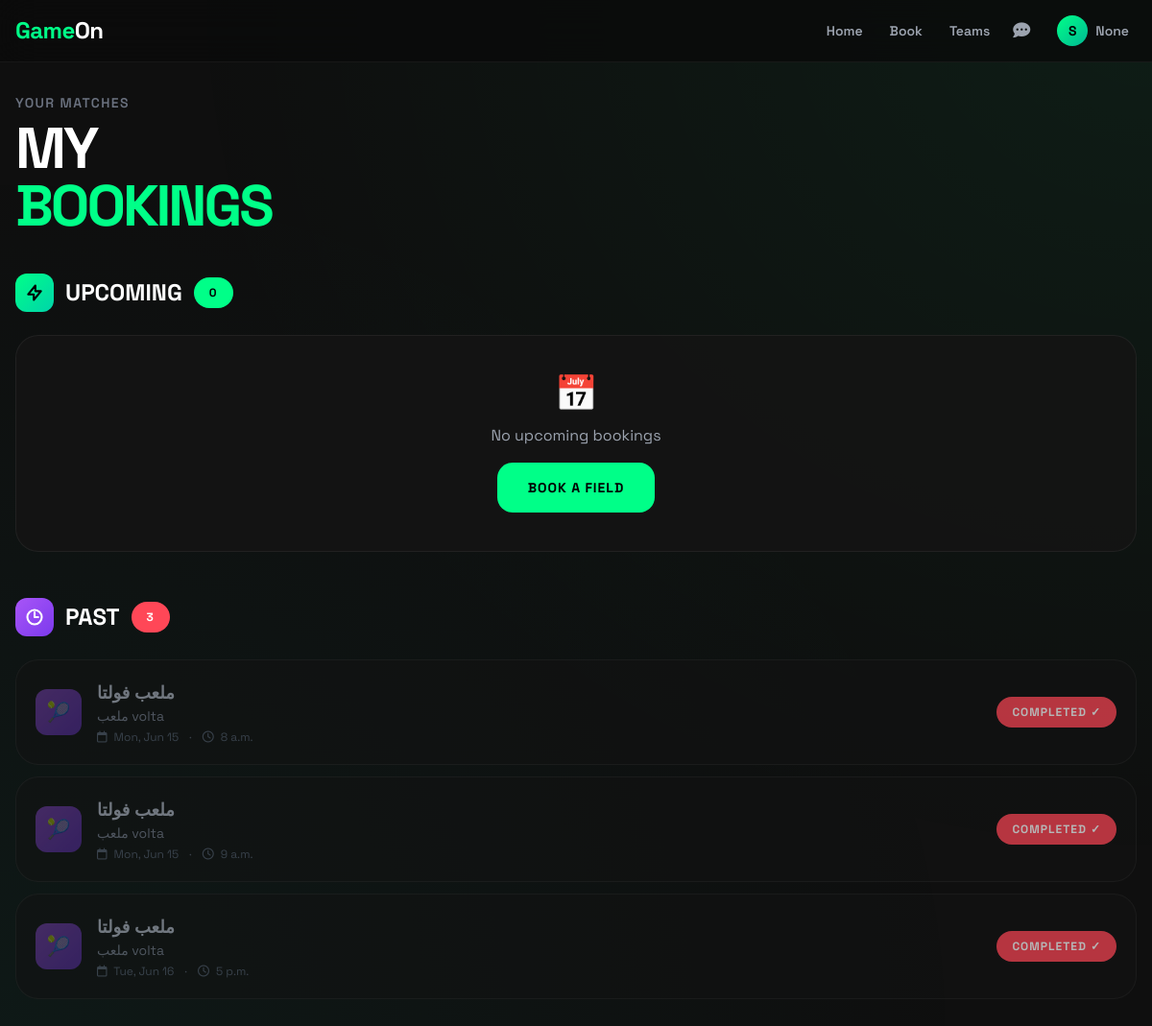
The page /booking/history/ (signed in) on the database as committed earlier.
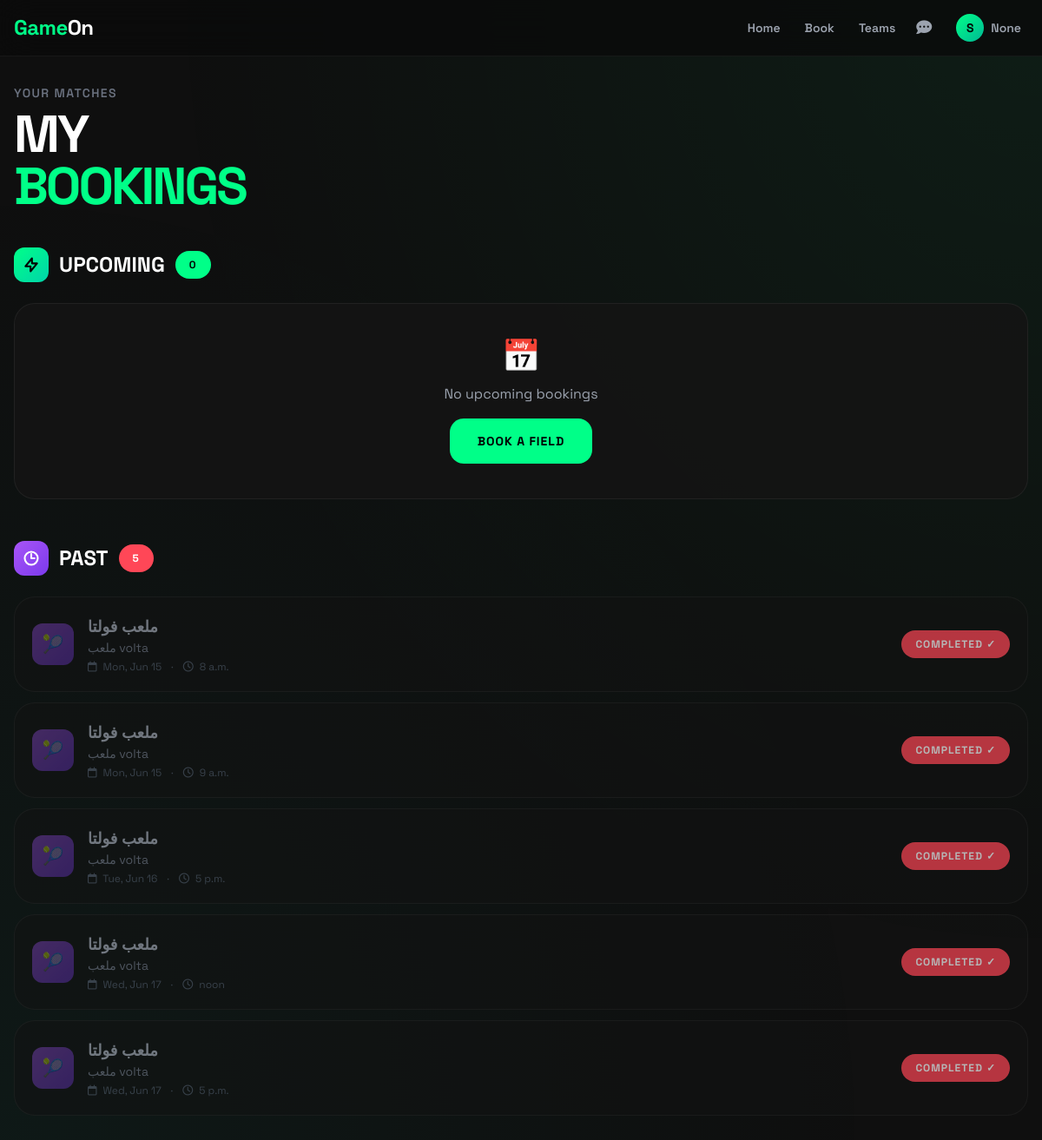
The same page on the database as committed later.
### venues/models.py (models this page shows, shortened)
class Booking(models.Model):
    STATUS_CHOICES = [
        ('PENDING', 'Pending'),
        ('CONFIRMED', 'Confirmed'),
        ('REJECTED', 'Rejected'),
        ('CANCELLED', 'Cancelled'),
    ]
    field = models.ForeignKey(Field, on_delete=models.CASCADE, related_name='bookings')
    player = models.ForeignKey(settings.AUTH_USER_MODEL, on_delete=models.CASCADE, related_name='bookings')
    slot = models.ForeignKey(VenueSlot, on_delete=models.CASCADE, related_name='bookings')
    booking_date = models.DateField()
    start_time = models.TimeField()
    end_time = models.TimeField()
    status = models.CharField(max_length=20, choices=STATUS_CHOICES, default='CONFIRMED')
    notes = models.TextField(blank=True, null=True)
    created_at = models.DateTimeField(auto_now_add=True)
    class Meta:
        indexes = [
            models.Index(fields=['booking_date', 'status']),
            models.Index(fields=['player', '-created_at']),
            models.Index(fields=['field', 'booking_date']),
        ]
        ordering = ['-created_at']

class Field(models.Model):
    venue = models.ForeignKey(Venue, on_delete=models.CASCADE, related_name='fields')
    name = models.CharField(max_length=200)
    sport_type = models.CharField(max_length=20, choices=Venue.SPORT_CHOICES)
    description = models.TextField(blank=True)
    price_per_hour = models.DecimalField(max_digits=10, decimal_places=2, validators=[MinValueValidator(0)])
    is_active = models.BooleanField(default=True)
    created_at = models.DateTimeField(auto_now_add=True)
    class Meta:
        indexes = [
            models.Index(fields=['venue', 'is_active']),
            models.Index(fields=['sport_type']),
        ]

class Venue(models.Model):
    SPORT_CHOICES = [
        ('FOOTBALL', 'Football'),
        ('CRICKET', 'Cricket'),
        ('BASKETBALL', 'Basketball'),
        ('TENNIS', 'Tennis'),
        ('BADMINTON', 'Badminton'),
        ('VOLLEYBALL', 'Volleyball'),
    ]
    owner = models.ForeignKey(settings.AUTH_USER_MODEL, on_delete=models.CASCADE, related_name='venues')
    name = models.CharField(max_length=200)
    address = models.TextField()
    city = models.CharField(max_length=100)
    sport_type = models.CharField(max_length=20, choices=SPORT_CHOICES)
    description = models.TextField(blank=True)
    created_at = models.DateTimeField(auto_now_add=True)

### booking/views.py (the view)
# urls.py: path('history/', views.booking_history, name='history'),
@player_required
def booking_history(request):
    from datetime import date, datetime
    today = date.today()
    now = datetime.now().time()
    all_bookings = Booking.objects.select_related(
        'field', 'field__venue', 'player'
    ).filter(player=request.user).order_by('booking_date', 'start_time')
    upcoming_bookings = []
    past_bookings = []
    for booking in all_bookings:
        if booking.booking_date > today:
            upcoming_bookings.append(booking)
        elif booking.booking_date == today:
            booking_time = datetime.strptime(str(booking.start_time), '%H:%M:%S').time()
            if booking_time >= now:
                upcoming_bookings.append(booking)
            else:
                past_bookings.append(booking)
        else:
            past_bookings.append(booking)
    return render(request, 'booking/booking_history.html', {
        'upcoming_bookings': upcoming_bookings,
        'past_bookings': past_bookings,
    })

### accounts/models.py (called while the page is built)
    @property
    def is_player(self):
        return self.role == 'PLAYER'

### booking/templates/booking/booking_history.html (shortened to what the changed rows need)
{% extends 'base.html' %}
{% block content %}
<div class="animate-fade-up">
    <div class="mb-10">
        <h1 class="text-5xl md:text-6xl font-black tracking-tighter">
            MY<br><span class="text-[#00FF88]">BOOKINGS</span>
        </h1>
    </div>
    <div class="mb-12">
        <h2 class="text-2xl font-extrabold mb-6 flex items-center">
            <span class="card-icon-energy icon-green w-10 h-10 rounded-xl flex items-center justify-center mr-3">
                <svg class="w-5 h-5 text-black" fill="none" stroke="currentColor" viewBox="0 0 24 24">
                    <path stroke-linecap="round" stroke-linejoin="round" stroke-width="2.5" d="M13 10V3L4 14h7v7l9-11h-7z"/>
                </svg>
            </span>
            UPCOMING
            <span class="badge-fire badge-green text-xs ml-3">{{ upcoming_bookings|length }}</span>
        </h2>
    </div>
    <div>
        <h2 class="text-2xl font-extrabold mb-6 flex items-center">
            <span class="card-icon-energy icon-purple w-10 h-10 rounded-xl flex items-center justify-center mr-3">
                <svg class="w-5 h-5 text-white" fill="none" stroke="currentColor" viewBox="0 0 24 24">
                    <path stroke-linecap="round" stroke-linejoin="round" stroke-width="2.5" d="M12 6v6h4.5m4.5 0a9 9 0 11-18 0 9 9 0 0118 0z"/>
                </svg>
            </span>
            PAST
            <span class="badge-fire badge-red text-xs ml-3">{{ past_bookings|length }}</span>
        </h2>
        {% if past_bookings %}
            <div class="space-y-3 opacity-70">
                {% for booking in past_bookings %}
                    <div class="energy-card p-5 flex flex-col md:flex-row justify-between items-start md:items-center gap-4">
                        <div class="flex items-center space-x-4">
                            <div class="card-icon-energy icon-purple w-12 h-12 rounded-xl flex items-center justify-center text-xl opacity-50">
                                {% if booking.field.sport_type == 'FOOTBALL' %}⚽
                                {% elif booking.field.sport_type == 'CRICKET' %}🏏
                                {% elif booking.field.sport_type == 'BASKETBALL' %}🏀
                                {% elif booking.field.sport_type == 'TENNIS' %}🎾
                                {% else %}🏟️{% endif %}
                            </div>
                            <div>
                                <h3 class="font-bold text-lg text-gray-400">{{ booking.field.name }}</h3>
                                <p class="text-sm text-gray-500">{{ booking.field.venue.name }}</p>
                                <p class="text-xs text-gray-600 mt-1">
                                    <i class="far fa-calendar mr-1"></i> {{ booking.booking_date|date:"D, M j" }}
                                    <span class="mx-2">·</span>
                                    <i class="far fa-clock mr-1"></i> {{ booking.start_time }}
                                </p>
                            </div>
                        </div>
                        <span class="badge-fire badge-red text-xs">COMPLETED ✓</span>
                    </div>
                {% endfor %}
            </div>
        {% else %}
            <div class="energy-card p-10 text-center">
                <span class="text-4xl mb-3 block">📭</span>
                <p class="text-gray-400">No past bookings</p>
            </div>
        {% endif %}
    </div>
</div>
{% endblock %}

Rows that differ between the two databases and show on the page:
added Booking: field.name "ملعب فولتا", field.venue.name "ملعب volta", booking_date "Wed, Jun 17", start_time "noon"
added Booking: field.name "ملعب فولتا", field.venue.name "ملعب volta", booking_date "Wed, Jun 17", start_time "5 p.m."
Other text that changed with them:
{{ past_bookings|length }}: "3" → "5"
